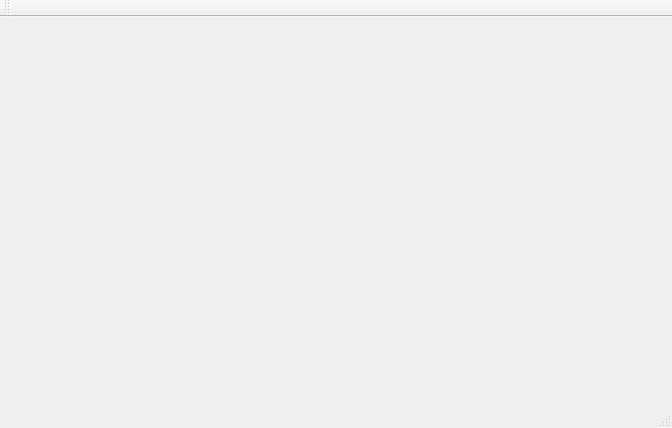
<?xml version="1.0" encoding="UTF-8"?>
<ui version="4.0">
 <class>MainWindow</class>
 <widget class="QMainWindow" name="MainWindow">
  <property name="geometry">
   <rect>
    <x>0</x>
    <y>0</y>
    <width>672</width>
    <height>428</height>
   </rect>
  </property>
  <property name="windowTitle">
   <string>MainWindow</string>
  </property>
  <widget class="QWidget" name="centralWidget"/>
  <widget class="QMenuBar" name="menuBar">
   <property name="geometry">
    <rect>
     <x>0</x>
     <y>0</y>
     <width>672</width>
     <height>21</height>
    </rect>
   </property>
  </widget>
  <widget class="QToolBar" name="mainToolBar">
   <attribute name="toolBarArea">
    <enum>TopToolBarArea</enum>
   </attribute>
   <attribute name="toolBarBreak">
    <bool>false</bool>
   </attribute>
  </widget>
  <widget class="QStatusBar" name="statusBar"/>
 </widget>
 <layoutdefault spacing="6" margin="11"/>
 <resources/>
 <connections/>
</ui>
